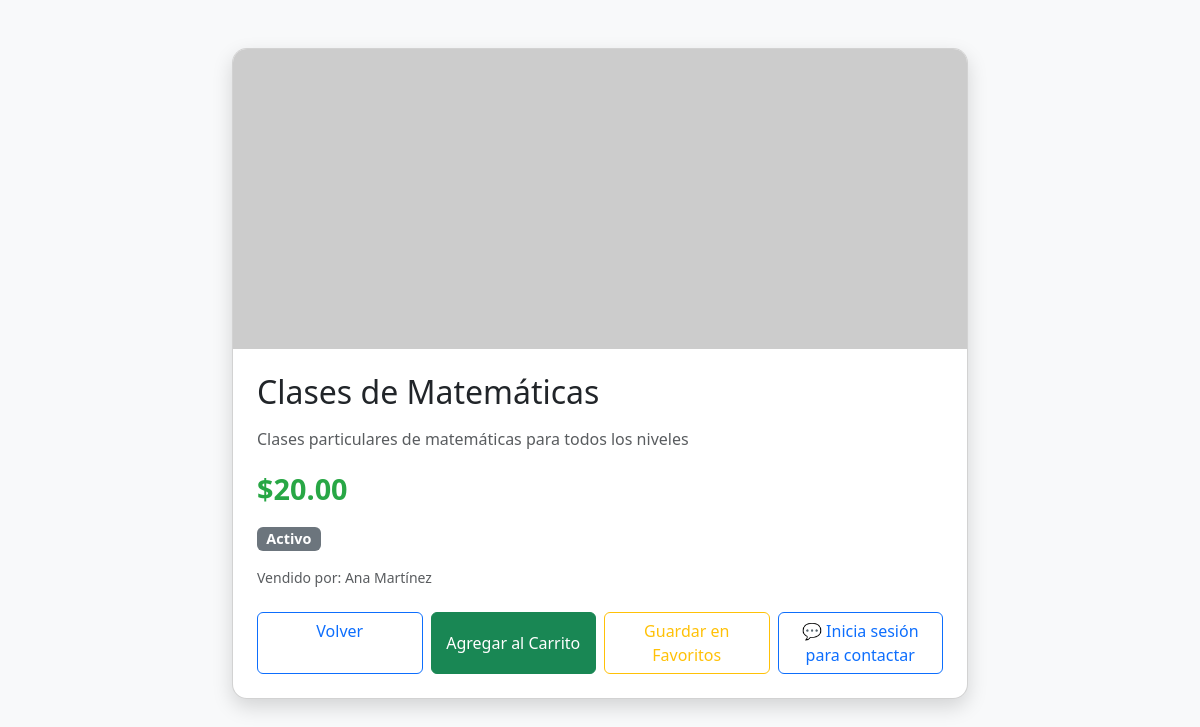
/vista/servicio.php?id=1, run on the app's committed database.
### tables this page shows
CREATE TABLE `servicios` (
  `id` int(11) NOT NULL,
  `prestador_id` int(11) NOT NULL,
  `categoria_id` int(11) NOT NULL,
  `titulo` varchar(200) NOT NULL,
  `descripcion` text NOT NULL,
  `precio` decimal(10,2) NOT NULL,
  `unidad_cobro` enum('hora','dia','trabajo','sesion','proyecto') NOT NULL DEFAULT 'trabajo',
  `duracion_estimada` varchar(50) DEFAULT NULL,
  `ubicacion` varchar(150) DEFAULT NULL,
  `latitud` decimal(10,7) DEFAULT NULL,
  `longitud` decimal(10,7) DEFAULT NULL,
  `tags` text DEFAULT NULL,
  `valoracion_media` decimal(2,1) DEFAULT 0.0,
  `fecha_publicacion` datetime NOT NULL,
  `fecha_actualizacion` datetime DEFAULT NULL,
  `activo` tinyint(1) NOT NULL DEFAULT 1
);

CREATE TABLE `usuarios` (
  `id` int(11) NOT NULL,
  `nombre` varchar(100) NOT NULL,
  `email` varchar(100) NOT NULL,
  `contraseña_hash` varchar(255) NOT NULL,
  `ubicacion` varchar(150) DEFAULT NULL,
  `avatar_url` varchar(255) DEFAULT NULL,
  `es_administrador` tinyint(1) NOT NULL DEFAULT 0,
  `fecha_registro` datetime NOT NULL,
  `tiempo_respuesta` int(11) DEFAULT NULL
);

### controladores/servicioController.php (called while the page is built, shortened)
<?php
require_once "../modelo/servicioModelo.php";
class ServicioController {
    private $conexion;
    public function __construct($conexion) {
        $this->conexion = $conexion;
    }
    public function mostrarServicioPorId(int $id) {
        $modelo = new ServicioModelo($this->conexion);
        return $modelo->mostrarServicioPorId($id);
    }
}

### modelo/servicioModelo.php (called while the page is built, shortened)
<?php
class ServicioModelo {
    private PDO $conexion;
    public function __construct(PDO $conexion) {
        $this->conexion = $conexion;
    }
    public function mostrarServicioPorId(int $id): array|false {
        $sql = "SELECT
                    s.*,
                    cs.nombre AS categoria_nombre,
                    u.nombre AS prestador
                FROM servicios s
                JOIN categorias_servicio cs ON s.categoria_id = cs.id
                JOIN usuarios u ON s.prestador_id = u.id
                WHERE s.id = ? AND s.activo = 1
                LIMIT 1";
        $stmt = $this->conexion->prepare($sql);
        $stmt->execute([$id]);
        return $stmt->fetch(PDO::FETCH_ASSOC);
    }
}

### vista/servicio.php (the view, shortened to what this page needs)
<?php
require_once "../conexion.php";
require_once "../controladores/servicioController.php";
$servicioController = new ServicioController($conexion);
$servicio = $servicioController->mostrarServicioPorId($_GET['id']);
$usuario_logueado = $_SESSION['usuario_id'] ?? null;
$es_propietario   = $usuario_logueado && $usuario_logueado == $servicio['prestador_id'];
?>
<html lang="es">
<head>
    <link href="https://cdn.jsdelivr.net/npm/bootstrap@5.3.2/dist/css/bootstrap.min.css" rel="stylesheet">
</head>
<body class="bg-light">
<div class="container py-5">
    <?php if ($servicio): ?>
        <div class="row justify-content-center">
            <div class="col-md-8">
                <div class="card servicio-card">
                    <img src="<?php echo $servicio['imagen'] ?? 'https://via.placeholder.com/800x300.png?text=Servicio'; ?>"
                         alt="<?php echo $servicio['titulo']; ?>" class="servicio-imagen">
                    <div class="card-body p-4">
                        <h2 class="card-title mb-3"><?php echo $servicio['titulo']; ?></h2>
                        <p class="card-text text-muted mb-3"><?php echo $servicio['descripcion']; ?></p>
                        <p class="precio mb-3">$<?php echo number_format($servicio['precio'], 2); ?></p>
                        <span class="badge bg-secondary badge-estado mb-3"><?php echo $servicio['activo'] ? 'Activo' : 'Inactivo'; ?></span>
                        <p class="text-muted small mb-4">Vendido por: <?php echo $servicio['prestador']; ?></p>
                        <div class="d-flex gap-2 flex-wrap">
                            <a href="../index.php" class="btn btn-outline-primary btn-accion">Volver</a>
                            <button class="btn btn-success btn-accion">Agregar al Carrito</button>
                            <button class="btn btn-outline-warning btn-accion">Guardar en Favoritos</button>
                            <?php if ($usuario_logueado && !$es_propietario): ?>
                                <form method="POST" action="chat.php?accion=abrir" class="btn-accion">
                                    <input type="hidden" name="prestador_id" value="<?= (int) $servicio['prestador_id'] ?>">
                                    <input type="hidden" name="servicio_id"  value="<?= (int) $servicio['id'] ?>">
                                    <button type="submit" class="btn btn-primary w-100">💬 Contactar</button>
                                </form>
                            <?php elseif (!$usuario_logueado): ?>
                                <a href="loginVista.php" class="btn btn-outline-primary btn-accion">💬 Inicia sesión para contactar</a>
                            <?php endif; ?>
                        </div>
                    </div>
                </div>
            </div>
        </div>
    <?php else: ?>
        <div class="alert alert-warning text-center" role="alert">
            Servicio no encontrado.
        </div>
    <?php endif; ?>
</div>
</body>
</html>

### vista/servicio.php (style rules this page uses)
.servicio-card { border-radius: 15px; overflow: hidden; box-shadow: 0 8px 20px rgba(0,0,0,0.15); transition: transform 0.3s; }
.servicio-imagen { object-fit: cover; height: 300px; width: 100%; }
.precio { font-size: 1.8rem; font-weight: bold; color: #28a745; }
.badge-estado { font-size: 0.9rem; }
.btn-accion { flex: 1; }

### data on the page
servicios: titulo "Clases de Matemáticas", descripcion "Clases particulares de matemáticas para todos los niveles", precio "20.00", prestador.nombre "Ana Martínez"
